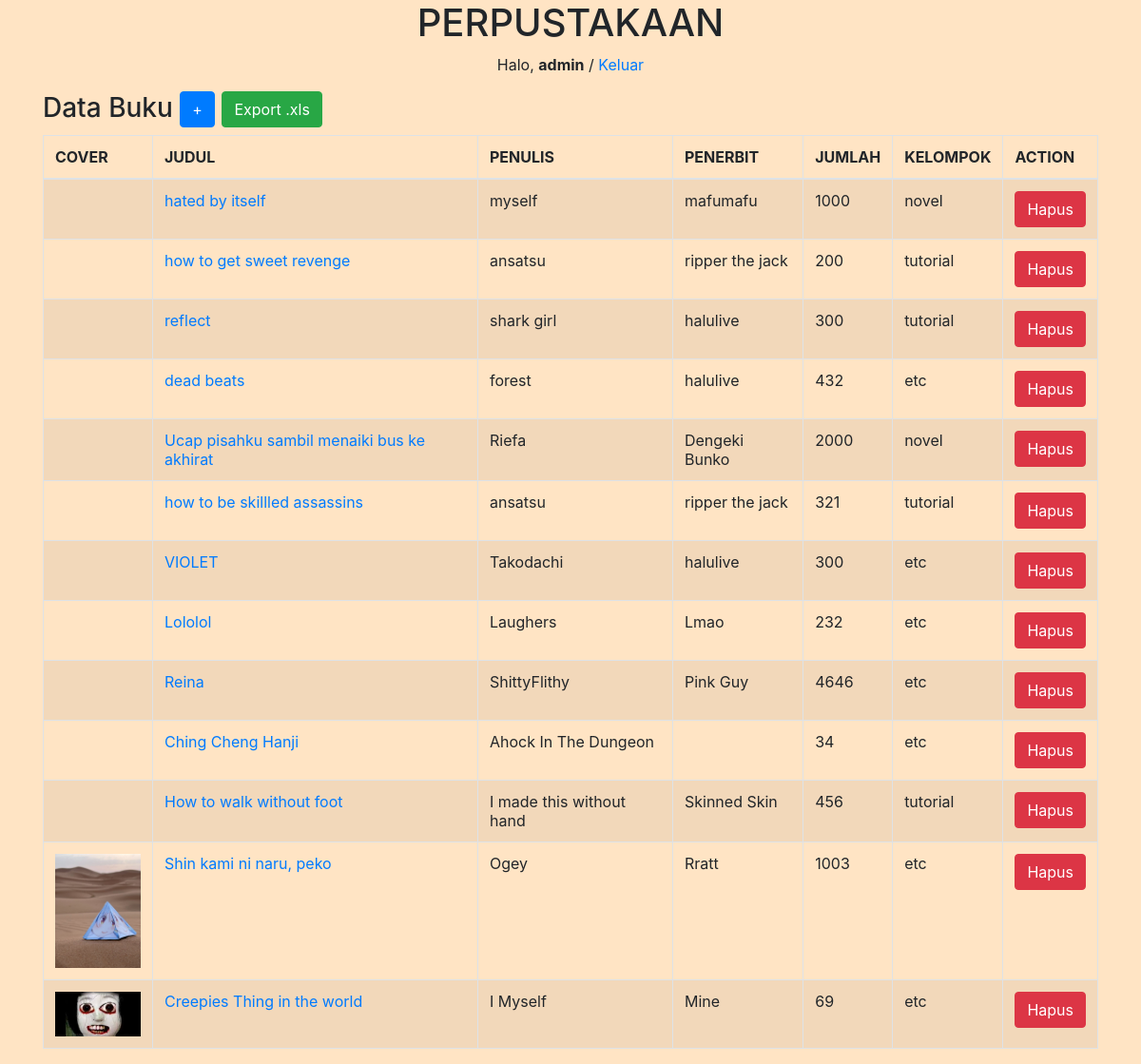
Screenshot of /buku/ (signed in) with the database file from the repository.
### sacrificing/models.py (models this page shows, shortened)
class Buku(models.Model):
    judul = models.CharField(max_length=50)
    penulis = models.CharField(max_length=50)
    penerbit = models.CharField(max_length=50)
    jumlah = models.IntegerField(null=True)
    kelompok_id = models.ForeignKey(Kelompok, on_delete=models.CASCADE, null=True)
    cover = models.ImageField(upload_to='cover/', null=True)
    tanggal = models.DateTimeField(auto_now_add=True, null=True)

class Kelompok(models.Model):
    nama = models.CharField(max_length=50)
    keterangan = models.TextField()
    def __str__(self):
        return self.nama

### sacrificing/views.py (the view)
# urls.py: path('buku/',buku, name='buku'),
@login_required(login_url=settings.LOGIN_URL)
def buku(request):
    books = Buku.objects.all();
    konteks = {
        'Books':books,
    }
    return render(request, 'buku.html', konteks)

### sacrificing/templates/buku.html (shortened to what this page needs)
{% extends 'base.html' %}
{% block content %}
<div class="container">
    <div class="row">
        <div class="col-md-12">
            <h3>Data Buku
                <a href="{% url 'tambah_buku' %}" class="btn btn-primary">+</a>
                <a href="{% url 'export_xls' %}" class="btn btn-success">Export .xls</a>
            </h3>
            <table class="table table-bordered table-striped">
                <thead>
                    <tr>
                        <th>COVER</th>
                        <th>JUDUL</th>
                        <th>PENULIS</th>
                        <th>PENERBIT</th>
                        <th>JUMLAH</th>
                        <th>KELOMPOK</th>
                        <th>ACTION</th>
                    </tr>
                </thead>
                <tbody>
                    {% for buku in Books %}
                    <tr>
                        <td>
                            {% if buku.cover %}
                            <img src="{{ buku.cover.url }}" width="90px">
                            {% endif %}
                        </td>
                        <td><a href="{% url 'ubah_buku' buku.id %}" >{{ buku.judul }}</a></td>
                        <td>{{ buku.penulis }}</td>
                        <td>{{ buku.penerbit }}</td>
                        <td>{{ buku.jumlah }}</td>
                        <td>{{ buku.kelompok_id }}</td>
                        <td>
                            <button data-bs-toggle="modal" data-bs-target="#hapus-{{ buku.id }}" class="btn btn-danger">Hapus</button>
                        </td>
                    </tr>
                    {% endfor %}
                </tbody>
            </table>
        </div>
    </div>
</div>
{% endblock %}

### templates/base.html (shortened to what this page needs)
{% load static %}
<html lang="en">
<head>
    <link rel="stylesheet" href="{% static 'css/style.css' %}">
    <link rel="stylesheet" href="{% static 'css/bootstrap.min.css' %}">
</head>
<body style="background-color:bisque;">
    {% include 'judul.html' %}
    {% block content %}
    {% endblock %}
</body>
</html>

### templates/judul.html
<center>
    <h1>PERPUSTAKAAN</h1>
    {% if user.is_authenticated %}
        <p>Halo, <strong>{{ user }}</strong> / <a href="{% url 'keluar' %}">Keluar</a></p>
    {% endif %}
</center>

### static/css/style.css (style rules this page uses)
body { background-color: bisque; }

### rows the page displays
Buku: judul "hated by itself", penulis "myself", penerbit "mafumafu", jumlah "1000", kelompok_id "novel"
Buku: judul "how to get sweet revenge", penulis "ansatsu", penerbit "ripper the jack", jumlah "200", kelompok_id "tutorial"
Buku: judul "reflect", penulis "shark girl", penerbit "halulive", jumlah "300", kelompok_id "tutorial"
Buku: judul "dead beats", penulis "forest", penerbit "halulive", jumlah "432", kelompok_id "etc"
Buku: judul "Ucap pisahku sambil menaiki bus ke akhirat", penulis "Riefa", penerbit "Dengeki Bunko", jumlah "2000", kelompok_id "novel"
Buku: judul "how to be skillled assassins", penulis "ansatsu", penerbit "ripper the jack", jumlah "321", kelompok_id "tutorial"
Buku: judul "VIOLET", penulis "Takodachi", penerbit "halulive", jumlah "300", kelompok_id "etc"
Buku: judul "Lololol", penulis "Laughers", penerbit "Lmao", jumlah "232", kelompok_id "etc"
Buku: judul "Reina", penulis "ShittyFlithy", penerbit "Pink Guy", jumlah "4646", kelompok_id "etc"
Buku: judul "Ching Cheng Hanji", penulis "Ahock In The Dungeon", jumlah "34", kelompok_id "etc"
Buku: judul "How to walk without foot", penulis "I made this without hand", penerbit "Skinned Skin", jumlah "456", kelompok_id "tutorial"
Buku: cover (picture), judul "Shin kami ni naru, peko", penulis "Ogey", penerbit "Rratt", jumlah "1003", kelompok_id "etc"
Buku: cover (picture), judul "Creepies Thing in the world", penulis "I Myself", penerbit "Mine", jumlah "69", kelompok_id "etc"

### other values shown
{{ user }} "admin"
